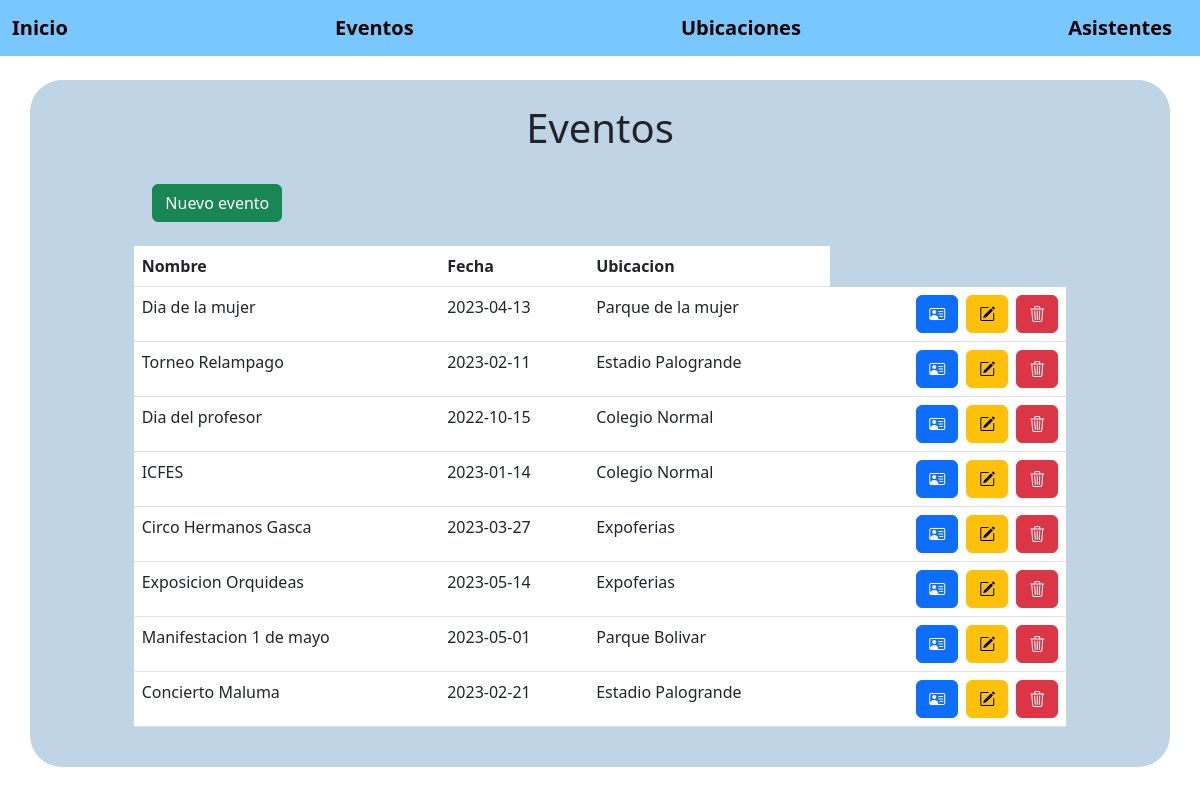
Page /view/eveIndex.php on the committed database.
### tables this page shows
CREATE TABLE `evento` (
  `eve_id` int(11) NOT NULL,
  `eve_nombre` varchar(100) NOT NULL,
  `eve_fecha` date NOT NULL,
  `ubi_id` int(11) NOT NULL
);

CREATE TABLE `ubicacion` (
  `ubi_id` int(11) NOT NULL,
  `ubi_nombre` varchar(100) NOT NULL,
  `ubi_direccion` varchar(100) NOT NULL
);

### controller/eventoController.php (called while the page is built, shortened)
<?php
require_once '../model/evento.php';
class Controller
{
    private $model;
    public function __construct()
    {
        $this->model = new Model();
    }
    public function index()
    {
        $eventos = $this->model->getEventos();
        include '../view/eveList.php';
    }
}

### model/evento.php (called while the page is built, shortened)
<?php
class Model
{
    private $db_connection;
    public function __construct()
    {
        include '../database.php';
        $database = new Database();
        $this->db_connection = $database->getConnection();
    }
    public function getEventos()
    {
        $query = "SELECT * FROM evento INNER JOIN ubicacion ON evento.ubi_id = ubicacion.ubi_id";
        $stmt = $this->db_connection->prepare($query);
        $stmt->execute();
        $eventos = $stmt->fetchAll();
        return $eventos;
    }
}

### database.php (called while the page is built, shortened)
<?php
class Database
{
	private $host = 'localhost';
	private $db_name = 'eventos';
	private $username = 'root';
	private $password = '';
	public function getConnection()
	{
		$this->conn = null;
		try {
			$this->conn = new PDO(
				"mysql:host={$this->host};dbname={$this->db_name}",
				$this->username,
				$this->password
			);
			$this->conn->setAttribute(PDO::ATTR_ERRMODE, PDO::ERRMODE_EXCEPTION);
		} catch (PDOException $exception) {
			echo 'Error de conexión: ' . $exception->getMessage();
		}
		return $this->conn;
	}
}

### view/eveList.php (the view, shortened to what this page needs)
<!DOCTYPE html>
<html lang="en">
<head>
	<link rel="stylesheet" href="https://cdn.jsdelivr.net/npm/bootstrap@5.3.0-alpha3/dist/css/bootstrap.min.css">
	<link rel="stylesheet" href="https://cdn.jsdelivr.net/npm/bootstrap-icons@1.10.5/font/bootstrap-icons.css">
</head>
<body>
	<nav class="navbar navbar-expand-lg" style="background-color: #0998ff8a;">
		<div class="container-fluid">
			<a class="navbar-brand" href="../index.php"><strong>Inicio</strong></a>
			<a class="navbar-brand" href="eveIndex.php"><strong>Eventos</strong></a>
			<a class="navbar-brand" href="ubiIndex.php"><strong>Ubicaciones</strong></a>
			<a class="navbar-brand" href="aseIndex.php"><strong>Asistentes</strong></a>
		</div>
	</nav><br>
	<div class="container text-center p-2 rounded-5" style="background-color: #BFD4E4;">
		<div class="row py-3">
			<div class="col">
				<h1 class="h1">Eventos</h1>
			</div>
		</div>
		<div class="row py-2">
			<div class="col-4">
				<a href="eveIndex.php?action=createEvento" class="btn btn-success">Nuevo evento</a>
			</div>
		</div>
		<div class="row justify-content-center py-3">
			<div class="col-10">
				<table class="table">
					<thead>
						<tr class="text-start">
							<th scope="col">Nombre</th>
							<th scope="col">Fecha</th>
							<th scope="col">Ubicacion</th>
						</tr>
					</thead>
					<tbody>
						<?php foreach ($eventos as $eve) { ?>
							<tr>
								<td class="text-start"><?php echo $eve['eve_nombre']; ?></td>
								<td class="text-start"><?php echo $eve['eve_fecha']; ?></td>
								<td class="text-start"><?php echo $eve['ubi_nombre']; ?></td>
								<td class="text-end">
									<div class="d-flex justify-content-end">
										<a title="Gestionar asistencias" href="eveIndex.php?id=<?php echo $eve['eve_id']; ?>&action=eveAsa" class="btn btn-primary me-2"><i class="bi bi-person-vcard"></i></a>
										<a title="Editar" href="eveIndex.php?id=<?php echo $eve['eve_id']; ?>&action=updateEvento" class="btn btn-warning me-2"><i class="bi bi-pencil-square"></i></a>
										<a title="Eliminar" href="eveIndex.php?id=<?php echo $eve['eve_id']; ?>&action=deleteEvento" class="btn btn-danger" onclick="return confirm('¿Estás seguro de que deseas eliminar <?php echo $eve['eve_nombre']; ?>?')"><i class="bi bi-trash3"></i></a>
									</div>
								</td>
							</tr>
						<?php } ?>
					</tbody>
				</table>
			</div>
		</div>
	</div>
</body>
</html>

### view/eveIndex.php
<?php
require_once '../controller/eventoController.php';
$controller = new Controller();
if (isset($_GET['idA'])) {
    $idA = $_GET['idA'];
    $id = $_GET['id'];
    $action = $_GET['action'];
    $controller->$action($idA, $id);
} elseif (isset($_GET['id'])) {
    $id = $_GET['id'];
    $action = $_GET['action'];
    $controller->$action($id);
} elseif (isset($_GET['action'])){
    $action = $_GET['action'];
    $controller->$action();
} else {
    $controller->index();
}

### rows in the picture
evento: eve_nombre "Dia de la mujer", eve_fecha "2023-04-13", ubi.ubi_nombre "Parque de la mujer"
evento: eve_nombre "Torneo Relampago", eve_fecha "2023-02-11", ubi.ubi_nombre "Estadio Palogrande"
evento: eve_nombre "Dia del profesor", eve_fecha "2022-10-15", ubi.ubi_nombre "Colegio Normal"
evento: eve_nombre "ICFES", eve_fecha "2023-01-14", ubi.ubi_nombre "Colegio Normal"
evento: eve_nombre "Circo Hermanos Gasca", eve_fecha "2023-03-27", ubi.ubi_nombre "Expoferias"
evento: eve_nombre "Exposicion Orquideas", eve_fecha "2023-05-14", ubi.ubi_nombre "Expoferias"
evento: eve_nombre "Manifestacion 1 de mayo", eve_fecha "2023-05-01", ubi.ubi_nombre "Parque Bolivar"
evento: eve_nombre "Concierto Maluma", eve_fecha "2023-02-21", ubi.ubi_nombre "Estadio Palogrande"
